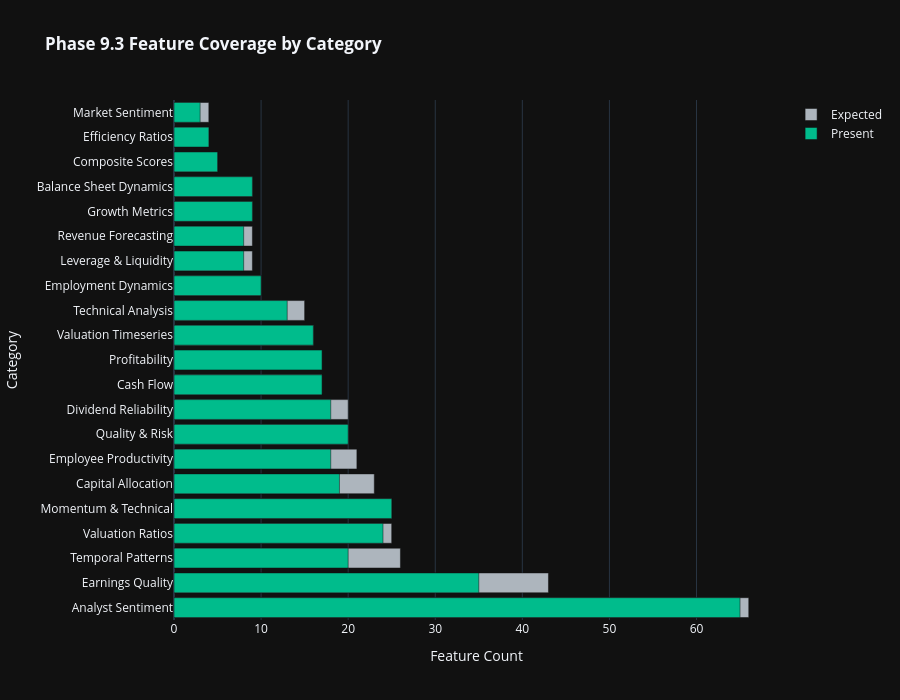
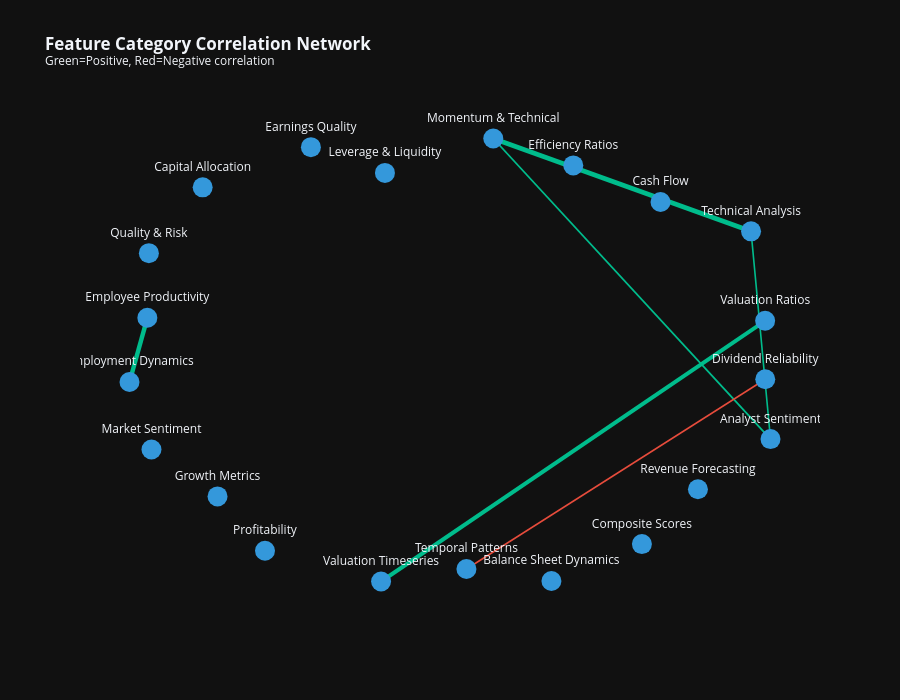

Notebook code cell kept with these figures, in order:
### Markdown cell above
## Cell 4: Phase 9.3 Feature Category Dashboards

Comprehensive dashboards for each of the 21 Phase 9.3 feature categories.

### Code cell
# ============================================================================
# Cell 4: Phase 9.3 Feature Category Dashboards
# ============================================================================

print('=' * 80)
print('📊 PHASE 9.3 FEATURE CATEGORY DASHBOARDS')
print('=' * 80)

category_viz_dir = OUTPUT_DIR / 'eda' / 'dashboards' / 'categories'
category_viz_dir.mkdir(parents=True, exist_ok=True)

# Get categorized features
categorized = categorize_dataframe_columns(df)

# ============================================================================
# 4.1 Category Coverage Overview
# ============================================================================
print('\n📋 Feature Category Coverage Analysis...')

coverage_data = []
for category, features in PHASE93_FEATURE_CATEGORIES.items():
    present = [f for f in features if f in df.columns]
    avg_completeness = 0
    if present:
        avg_completeness = df[present].notna().mean().mean() * 100

    coverage_data.append({
        'Category': category,
        'Expected': len(features),
        'Present': len(present),
        'Coverage_Pct': len(present) / len(features) * 100 if features else 0,
        'Completeness_Pct': avg_completeness,
        'Color': CATEGORY_COLORS.get(category, '#666666'),
    })

coverage_df = pd.DataFrame(coverage_data).sort_values('Expected', ascending=False)

# Coverage bar chart
fig_coverage = go.Figure()
fig_coverage.add_trace(go.Bar(
    y=coverage_df['Category'], x=coverage_df['Expected'],
    name='Expected', orientation='h', marker_color=COLOR_PALETTE['neutral'],
))
fig_coverage.add_trace(go.Bar(
    y=coverage_df['Category'], x=coverage_df['Present'],
    name='Present', orientation='h', marker_color=COLOR_PALETTE['success'],
))
fig_coverage.update_layout(
    title='<b>Phase 9.3 Feature Coverage by Category</b>',
    template=PLOTLY_TEMPLATE, height=700, barmode='overlay',
    xaxis_title='Feature Count', yaxis_title='Category',
)
fig_coverage.write_html(category_viz_dir / 'phase93_coverage_overview.html')
fig_coverage.show()
print(f'  ✓ Saved: phase93_coverage_overview.html')


# ============================================================================
# 4.2 Generate Dashboard for Each Major Category
# ============================================================================

def create_category_dashboard(dashboard_df, category_name, category_features, output_dir, group_cols=None):
    """Create comprehensive dashboard for a feature category."""
    # Filter features to only include numeric columns present in dashboard_df
    available_features = [f for f in category_features
                          if f in dashboard_df.columns and pd.api.types.is_numeric_dtype(dashboard_df[f])]

    if not available_features:
        print(f"  ⚠ No numeric features available for {category_name}")
        return None

    # Create subplots
    fig = make_subplots(
        rows=2, cols=2,
        subplot_titles=[
            f'{category_name}: Distribution by Sector',
            f'{category_name}: Top Features Correlation',
            f'{category_name}: Regional Comparison',
            f'{category_name}: Key Metrics Box Plots',
        ],
        specs=[[{'type': 'bar'}, {'type': 'heatmap'}],
               [{'type': 'scatter'}, {'type': 'box'}]],
        vertical_spacing=0.12, horizontal_spacing=0.1,
    )

    # 1. Mean by Sector (top 10 sectors)
    if 'sector' in dashboard_df.columns and available_features:
        sector_means = dashboard_df.groupby('sector')[available_features[:5]].mean()
        top_sectors = dashboard_df['sector'].value_counts().head(10).index
        sector_means = sector_means.loc[sector_means.index.isin(top_sectors)]

        for i_feat, feat in enumerate(available_features[:3]):
            if feat in sector_means.columns:
                fig.add_trace(
                    go.Bar(x=sector_means.index, y=sector_means[feat], name=feat[:20]),
                    row=1, col=1
                )

    # 2. Correlation heatmap
    if len(available_features) >= 3:
        corr = dashboard_df[available_features[:10]].corr()
        fig.add_trace(
            go.Heatmap(z=corr.values, x=corr.columns, y=corr.index,
                       colorscale='RdBu_r', zmin=-1, zmax=1),
            row=1, col=2
        )

    # 3. Regional scatter (first 2 features)
    if 'region' in dashboard_df.columns and len(available_features) >= 2:
        for region_name in dashboard_df['region'].unique()[:5]:
            region_df_slice = dashboard_df[dashboard_df['region'] == region_name]
            fig.add_trace(
                go.Scatter(x=region_df_slice[available_features[0]], y=region_df_slice[available_features[1]],
                           mode='markers', name=str(region_name)[:15], opacity=0.6),
                row=2, col=1
            )

    # 4. Box plots
    if 'sector' in dashboard_df.columns and available_features:
        for feat in available_features[:2]:
            fig.add_trace(
                go.Box(y=dashboard_df[feat], x=dashboard_df['sector'], name=feat[:15]),
                row=2, col=2
            )

    fig.update_layout(
        title=f'<b>{category_name} Dashboard</b><br><sup>{len(available_features)} features available</sup>',
        template=PLOTLY_TEMPLATE, height=900, showlegend=True,
    )

    output_path_file = output_dir / f'{category_name.lower().replace(" ", "_").replace("&", "and")}_dashboard.html'
    fig.write_html(output_path_file)
    return output_path_file


# Generate dashboards for key categories
key_categories = [
    'Momentum & Technical', 'Valuation Ratios', 'Profitability',
    'Quality & Risk', 'Growth Metrics', 'Leverage & Liquidity',
    'Analyst Sentiment', 'Earnings Quality', 'Dividend Reliability',
    'Revenue Forecasting', 'Balance Sheet Dynamics', 'Technical Analysis',
    'Valuation Timeseries', 'Employment Dynamics',
]

for category in key_categories:
    if category in PHASE93_FEATURE_CATEGORIES:
        features = PHASE93_FEATURE_CATEGORIES[category]
        result = create_category_dashboard(df, category, features, category_viz_dir)
        if result:
            print(f'  ✓ Created: {result.name}')

# ============================================================================
# 4.3 Feature Category Correlation Network
# ============================================================================
print('\n🕸️ Creating Feature Category Correlation Network...')
fig_network = create_category_correlation_network(df, category_mapping=PHASE93_FEATURE_CATEGORIES,
                                                  output_dir=category_viz_dir)
if fig_network is not None:
    fig_network.show()
    print(f'  ✓ Saved: category_correlation_network.html')

print('\n✓ Phase 9.3 Category Dashboards Complete')

### Figure 1 — Plotly figure (JSON) as saved in the notebook; plotly's stock layout.template omitted (floating-point values rounded to 4 significant figures)
{"data": [{"marker": {"color": "#adb5bd"}, "name": "Expected", "orientation": "h", "x": [66, 43, 26, 25, 25, 23, 21, 20, 20, 17, 17, 16, 15, 10, 9, 9, 9, 9, 5, 4, 4], "y": ["Analyst Sentiment", "Earnings Quality", "Temporal Patterns", "Valuation Ratios", "Momentum & Technical", "Capital Allocation", "Employee Productivity", "Quality & Risk", "Dividend Reliability", "Cash Flow", "Profitability", "Valuation Timeseries", "Technical Analysis", "Employment Dynamics", "Leverage & Liquidity", "Revenue Forecasting", "Growth Metrics", "Balance Sheet Dynamics", "Composite Scores", "Efficiency Ratios", "Market Sentiment"], "type": "bar"}, {"marker": {"color": "#00bc8c"}, "name": "Present", "orientation": "h", "x": [65, 35, 20, 24, 25, 19, 18, 20, 18, 17, 17, 16, 13, 10, 8, 8, 9, 9, 5, 4, 3], "y": ["Analyst Sentiment", "Earnings Quality", "Temporal Patterns", "Valuation Ratios", "Momentum & Technical", "Capital Allocation", "Employee Productivity", "Quality & Risk", "Dividend Reliability", "Cash Flow", "Profitability", "Valuation Timeseries", "Technical Analysis", "Employment Dynamics", "Leverage & Liquidity", "Revenue Forecasting", "Growth Metrics", "Balance Sheet Dynamics", "Composite Scores", "Efficiency Ratios", "Market Sentiment"], "type": "bar"}], "layout": {"title": {"text": "<b>Phase 9.3 Feature Coverage by Category</b>"}, "height": 700, "barmode": "overlay", "xaxis": {"title": {"text": "Feature Count"}}, "yaxis": {"title": {"text": "Category"}}}}

### Figure 2 — Plotly figure (JSON) as saved in the notebook; plotly's stock layout.template omitted (floating-point values rounded to 4 significant figures)
{"data": [{"hoverinfo": "none", "line": {"color": "#00bc8c", "width": 1.813}, "mode": "lines", "x": [0.1263, 0.9595, null], "y": [1.0, -0.3459, null], "type": "scatter"}, {"hoverinfo": "none", "line": {"color": "#00bc8c", "width": 4.707}, "mode": "lines", "x": [0.1263, 0.9011, null], "y": [1.0, 0.5844, null], "type": "scatter"}, {"hoverinfo": "none", "line": {"color": "#00bc8c", "width": 3.948}, "mode": "lines", "x": [0.9434, -0.2109, null], "y": [0.1838, -0.9837, null], "type": "scatter"}, {"hoverinfo": "none", "line": {"color": "#00bc8c", "width": 1.611}, "mode": "lines", "x": [0.9595, 0.9011, null], "y": [-0.3459, 0.5844, null], "type": "scatter"}, {"hoverinfo": "none", "line": {"color": "#e74c3c", "width": 1.516}, "mode": "lines", "x": [0.04565, 0.9438, null], "y": [-0.9277, -0.0781, null], "type": "scatter"}, {"hoverinfo": "none", "line": {"color": "#00bc8c", "width": 4.456}, "mode": "lines", "x": [-0.9133, -0.9669, null], "y": [0.1971, -0.09031, null], "type": "scatter"}, {"hoverinfo": "text", "marker": {"color": "#3498db", "size": 20}, "mode": "markers+text", "text": ["Momentum & Technical", "Valuation Ratios", "Profitability", "Quality & Risk", "Cash Flow", "Capital Allocation", "Analyst Sentiment", "Market Sentiment", "Leverage & Liquidity", "Temporal Patterns", "Composite Scores", "Growth Metrics", "Efficiency Ratios", "Employee Productivity", "Balance Sheet Dynamics", "Revenue Forecasting", "Earnings Quality", "Technical Analysis", "Valuation Timeseries", "Dividend Reliability", "Employment Dynamics"], "textposition": "top center", "x": [0.1263, 0.9434, -0.5598, -0.9087, 0.629, -0.747, 0.9595, -0.9009, -0.1992, 0.04565, 0.573, -0.7024, 0.3669, -0.9133, 0.3011, 0.7414, -0.4217, 0.9011, -0.2109, 0.9438, -0.9669], "y": [1.0, 0.1838, -0.8458, 0.4864, 0.7157, 0.7812, -0.3459, -0.3927, 0.846, -0.9277, -0.8161, -0.6027, 0.8793, 0.1971, -0.9812, -0.5708, 0.9611, 0.5844, -0.9837, -0.0781, -0.09031], "type": "scatter"}], "layout": {"xaxis": {"showgrid": false, "zeroline": false, "showticklabels": false}, "yaxis": {"showgrid": false, "zeroline": false, "showticklabels": false}, "title": {"text": "<b>Feature Category Correlation Network</b><br><sup>Green=Positive, Red=Negative correlation</sup>"}, "showlegend": false, "height": 700}}
